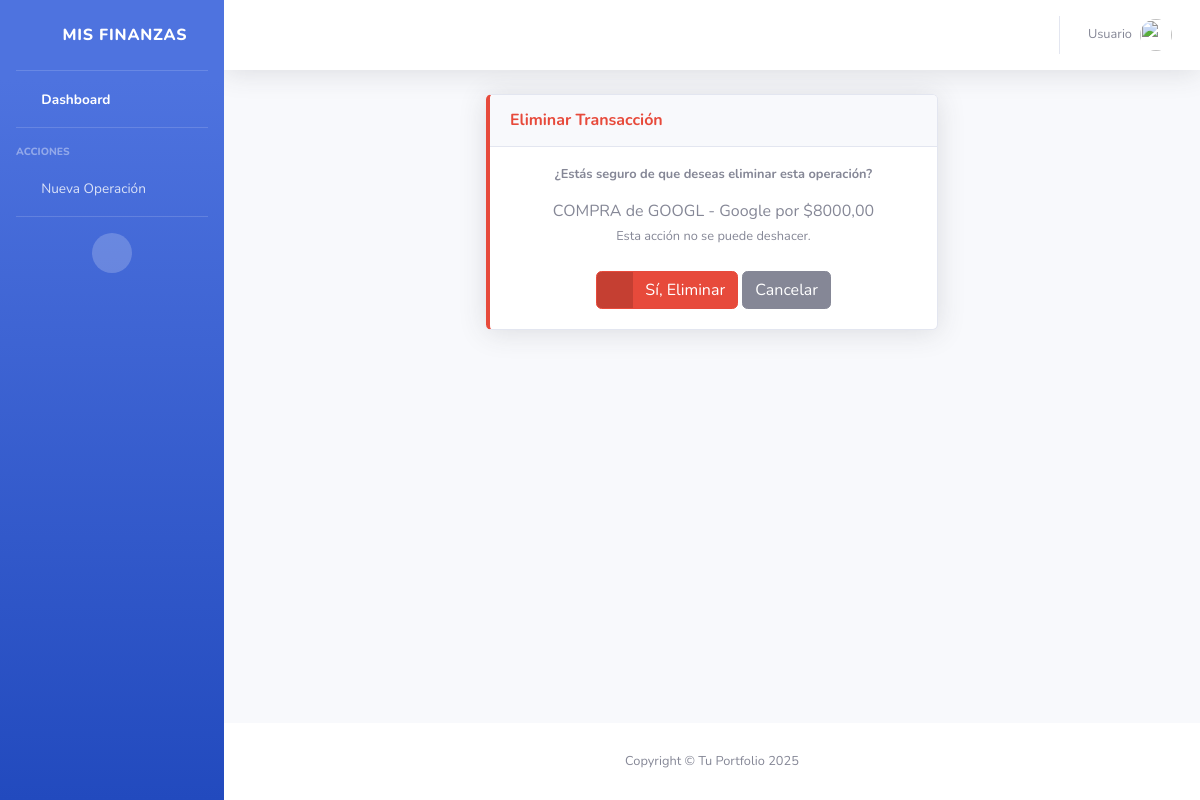
The page /eliminar/5/ on the database its author committed.
### inversiones/models.py (models this page shows, shortened)
class Transaccion(models.Model):
    TIPO_CHOICES = [('COMPRA', 'Compra'), ('VENTA', 'Venta')]
    activo = models.ForeignKey(Activo, on_delete=models.CASCADE)
    cuenta = models.ForeignKey(Cuenta, on_delete=models.SET_NULL, null=True)
    tipo = models.CharField(max_length=6, choices=TIPO_CHOICES)
    cantidad = models.DecimalField(max_digits=10, decimal_places=5)
    precio = models.DecimalField(max_digits=10, decimal_places=2)
    fecha = models.DateTimeField(auto_now_add=True)

class Activo(models.Model):
    simbolo = models.CharField(max_length=10) # Ej: BTC
    nombre = models.CharField(max_length=100)
    categoria = models.ForeignKey(Categoria, on_delete=models.CASCADE)
    def __str__(self):
        return f"{self.simbolo} - {self.nombre}"

### inversiones/views.py (the view)
# urls.py: path('eliminar/<int:pk>/', TransaccionDeleteView.as_view(), name='eliminar_operacion'),
class TransaccionDeleteView(DeleteView):
    model = Transaccion
    template_name = 'inversiones/eliminar_operacion.html'
    success_url = reverse_lazy('home')

### inversiones/templates/inversiones/eliminar_operacion.html (shortened to what this page needs)
{% extends 'inversiones/index.html' %}
{% block content %}
<div class="container-fluid">
    <div class="row justify-content-center">
        <div class="col-lg-6">
            <div class="card shadow mb-4 border-left-danger">
                <div class="card-header py-3">
                    <h6 class="m-0 font-weight-bold text-danger">Eliminar Transacción</h6>
                </div>
                <div class="card-body text-center">
                    <h4 class="small font-weight-bold mb-3">¿Estás seguro de que deseas eliminar esta operación?</h4>
                    <p class="mb-4">
                        {{ object.tipo }} de {{ object.activo }} por ${{ object.precio }}<br>
                        <small class="text-muted">Esta acción no se puede deshacer.</small>
                    </p>
                    <form method="post">
                        <button type="submit" class="btn btn-danger btn-icon-split">
                            <span class="icon text-white-50"><i class="fas fa-trash"></i></span>
                            <span class="text">Sí, Eliminar</span>
                        </button>
                        <a href="{% url 'home' %}" class="btn btn-secondary btn-icon-split">
                            <span class="text">Cancelar</span>
                        </a>
                    </form>
                </div>
            </div>
        </div>
    </div>
</div>
{% endblock %}

### rows shown on the page
Transaccion: tipo "COMPRA", activo "GOOGL - Google", precio "8000,00"
